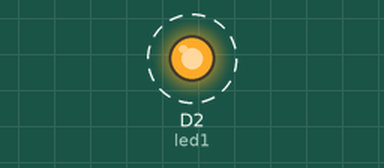
Recording of a sketch running on a simulated ESP8266 (NodeMCU). Shown: output pins drawn as LEDs (lit = HIGH). Dashed ring = blinking.

Above: at 0.5 s.
Timing chart, 0 to 4.6 s (numbered marks = the images above):
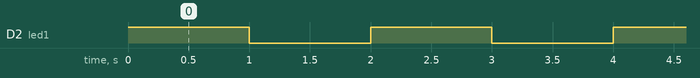

The sketch:

Digital_Write.ino
```cpp
int led1 = 4; // เลข 4 หรือชื่อเรียกคือ D2
void setup() {
  pinMode(led1, OUTPUT);
}

void loop() {
  digitalWrite(led1, 1);
  delay(1000);
  digitalWrite(D2, 0);
  delay(1000);
}
```

Measured:
- by itself, D2 (led1): alternates HIGH for 1.0 s and LOW for 1.0 s
